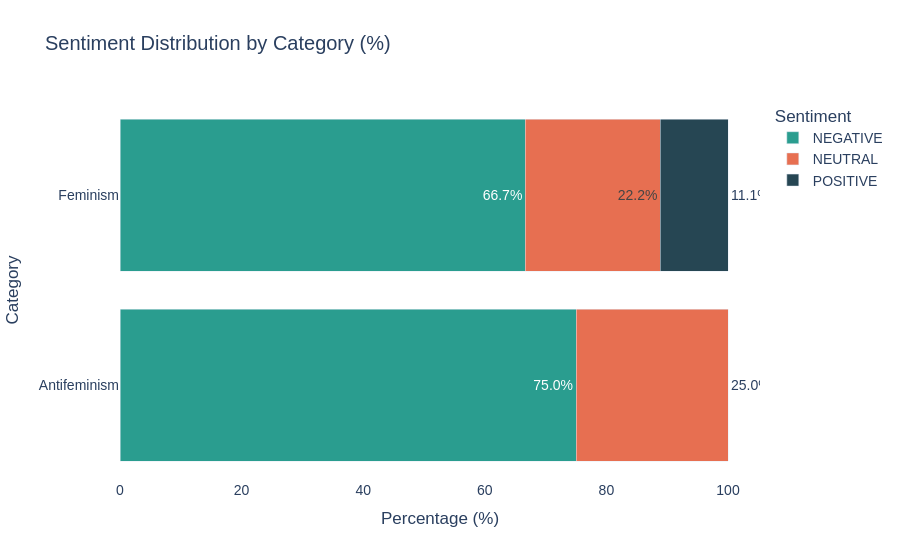

The notebook cell saved with this chart:
### Code cell
colors = ['#2A9D8F', '#E76F51', '#264653']  

fig = px.bar(df_perc,
             x='percent',
             y='category',
             color='sentiment',
             orientation='h',
             color_discrete_sequence=colors,
             text=df_perc['percent'].apply(lambda x: f'{x:.1f}%'),
             title='Sentiment Distribution by Category (%)',
             labels={'percent':'Percentage (%)', 'category':'Category'})

fig.update_traces(textposition='outside')
fig.update_layout(barmode='stack',
                  yaxis=dict(title='Category'),
                  xaxis=dict(title='Percentage (%)'),
                  legend_title_text='Sentiment',
                  plot_bgcolor='white',

                  
                  paper_bgcolor='white',
                  font=dict(family='Arial', size=14))

fig.show()

### Figure 1 — Plotly figure (JSON) as saved in the notebook; plotly's stock layout.template omitted (floating-point values rounded to 4 significant figures)
{"data": [{"alignmentgroup": "True", "hovertemplate": "sentiment=NEGATIVE<br>Percentage (%)=%{x}<br>Category=%{y}<br>text=%{text}<extra></extra>", "legendgroup": "NEGATIVE", "marker": {"color": "#2A9D8F", "pattern": {"shape": ""}}, "name": "NEGATIVE", "offsetgroup": "NEGATIVE", "orientation": "h", "showlegend": true, "text": ["75.0%", "66.7%"], "textposition": "outside", "type": "bar", "x": [75, 66.67], "xaxis": "x", "y": ["Antifeminism", "Feminism"], "yaxis": "y"}, {"alignmentgroup": "True", "hovertemplate": "sentiment=NEUTRAL<br>Percentage (%)=%{x}<br>Category=%{y}<br>text=%{text}<extra></extra>", "legendgroup": "NEUTRAL", "marker": {"color": "#E76F51", "pattern": {"shape": ""}}, "name": "NEUTRAL", "offsetgroup": "NEUTRAL", "orientation": "h", "showlegend": true, "text": ["25.0%", "22.2%"], "textposition": "outside", "type": "bar", "x": [25, 22.22], "xaxis": "x", "y": ["Antifeminism", "Feminism"], "yaxis": "y"}, {"alignmentgroup": "True", "hovertemplate": "sentiment=POSITIVE<br>Percentage (%)=%{x}<br>Category=%{y}<br>text=%{text}<extra></extra>", "legendgroup": "POSITIVE", "marker": {"color": "#264653", "pattern": {"shape": ""}}, "name": "POSITIVE", "offsetgroup": "POSITIVE", "orientation": "h", "showlegend": true, "text": ["11.1%"], "textposition": "outside", "type": "bar", "x": [11.11], "xaxis": "x", "y": ["Feminism"], "yaxis": "y"}], "layout": {"barmode": "stack", "font": {"family": "Arial", "size": 14}, "legend": {"title": {"text": "Sentiment"}, "tracegroupgap": 0}, "paper_bgcolor": "white", "plot_bgcolor": "white", "title": {"text": "Sentiment Distribution by Category (%)"}, "xaxis": {"anchor": "y", "domain": [0, 1], "title": {"text": "Percentage (%)"}}, "yaxis": {"anchor": "x", "domain": [0, 1], "title": {"text": "Category"}}}}
